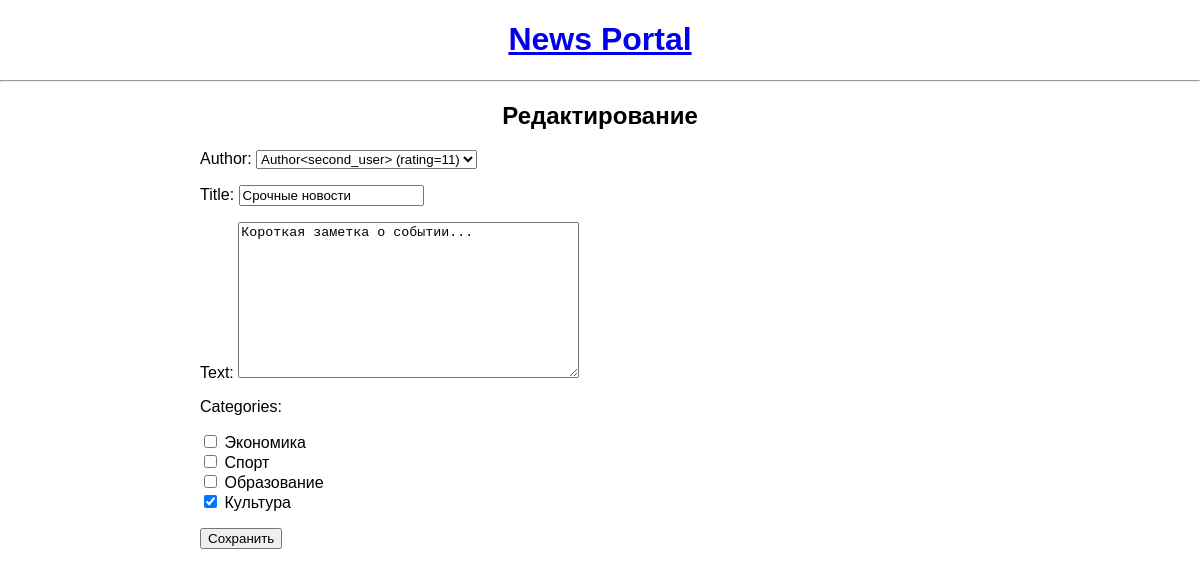
Page /news/3/edit/ on the earlier database version.
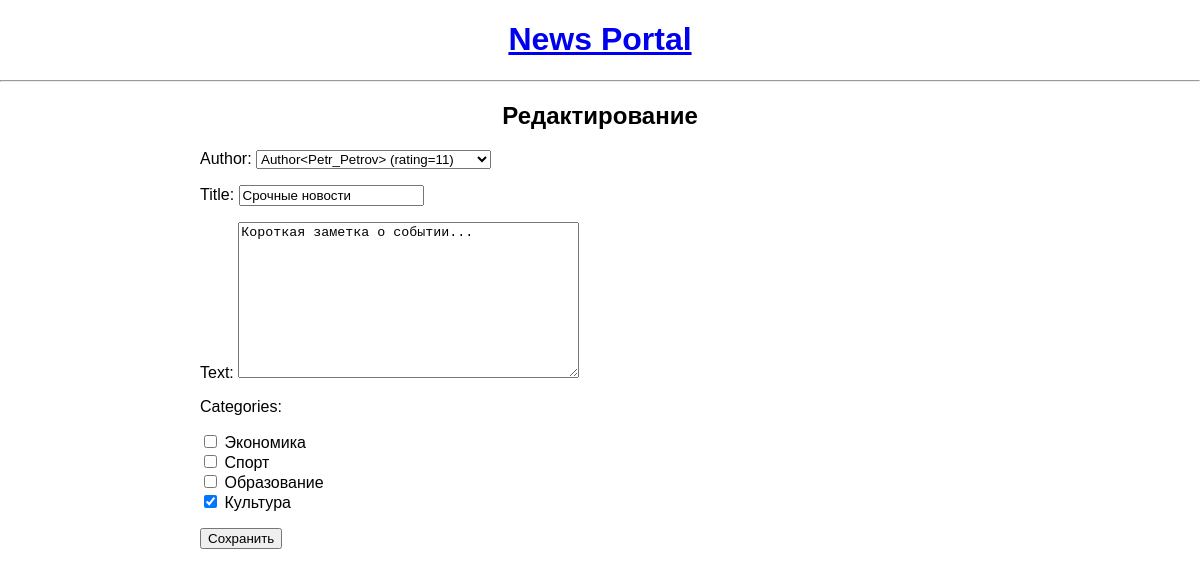
Same page on the later database version.
### news/models.py (models this page shows, shortened)
class Post (models.Model):
    class Type (models.TextChoices):
        ARTICLE = 'AR', 'Статья'
        NEWS = 'NW', 'Новость'
    name = models.CharField(max_length=100)
    author = models.ForeignKey('Author', on_delete=models.CASCADE, related_name='posts')
    type = models.CharField(max_length=2, choices=Type.choices)
    created_at = models.DateTimeField(auto_now_add=True)
    categories = models.ManyToManyField('Category', through='PostCategory', related_name='posts')
    title = models.CharField(max_length=255)
    text = models.TextField()
    rating = models.IntegerField(default=0)

### news/views.py (the view, shortened to what this page needs)
# urls.py: path('<int:pk>/edit/', NewsUpdateView.as_view(), name='news_edit'),
class NewsUpdateView(UpdateView):
    model = Post
    form_class = PostForm
    template_name = 'flatpages/post_form.html'
    def get_queryset(self):
        return Post.objects.filter(type=Post.Type.NEWS)

### news/forms.py
class PostForm(forms.ModelForm):
    class Meta:
        model = Post
        fields = ['author', 'title', 'text', 'categories']
        widgets = {
            'categories': forms.CheckboxSelectMultiple(),
        }

### news/models.py (called while the page is built)
    def __str__(self):
        return f"Author<{self.user.username}> (rating={self.rating})"

    def __str__(self):
        return self.name

### templates/flatpages/post_form.html (shortened to what this page needs)
{% extends "flatpages/default.html" %}
{% block content %}
<h2>{% if object %}Редактирование{% else %}Создать{% endif %}</h2>
<form method="post">
    {{ form.as_p }}
    <button type="submit">Сохранить</button>
</form>
{% endblock %}

Differences in the rows shown:
changed Post "Срочные новости": author "Author<second_user> (rating=11)" → "Author<Petr_Petrov> (rating=11)"
